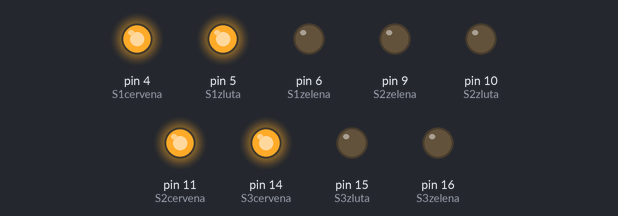
Recording of a sketch running on a simulated Arduino Uno, built with avr-gcc and run on an emulated ATmega328P. Parts: output pins drawn as LEDs (lit = HIGH).

Above: at 1.7 s.
At 3.7 s:
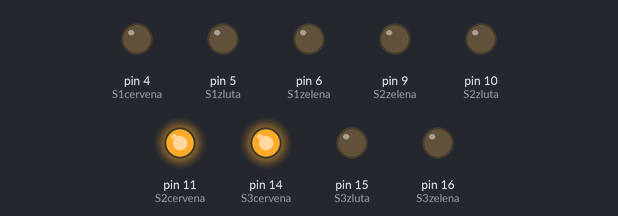
At 4.5 s:
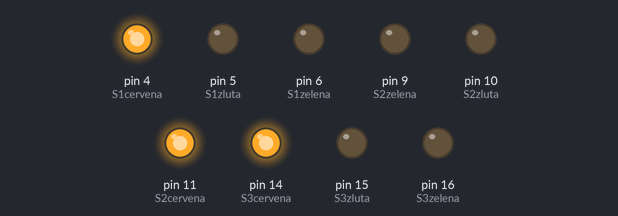
At 6.2 s:
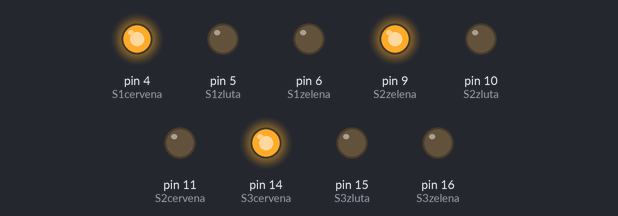
At 9.7 s:
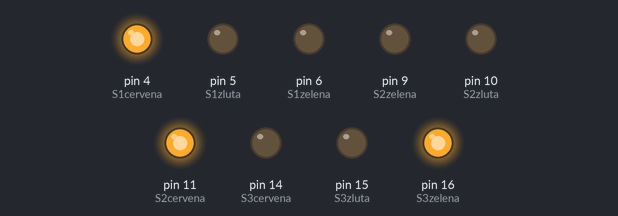
At 13.2 s:
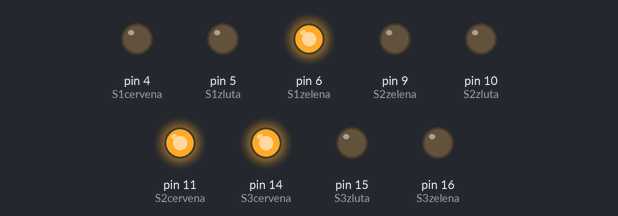
Timing chart, 0 to 15.2 s (numbered marks = the images above):
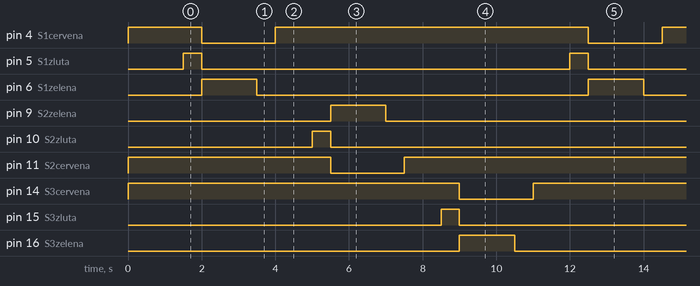

The sketch:

svacik_semafor.ino
```cpp
//Semafor 1
const int S1cervena = 4;
const int S1zluta = 5;
const int S1zelena = 6;
//Semafor 2
const int S2cervena = 11;
const int S2zluta = 10;
const int S2zelena = 9;
//Semafor 3
const int S3cervena = 14;
const int S3zluta = 15;
const int S3zelena = 16;

void setup() {
  pinMode(S1cervena, OUTPUT);
  pinMode(S1zluta, OUTPUT);
  pinMode(S1zelena, OUTPUT);

  pinMode(S2cervena, OUTPUT);
  pinMode(S2zluta, OUTPUT);
  pinMode(S2zelena, OUTPUT);

  pinMode(S3cervena, OUTPUT);
  pinMode(S3zluta, OUTPUT);
  pinMode(S3zelena, OUTPUT);

  //setup
  digitalWrite(S1cervena, HIGH);
  digitalWrite(S2cervena, HIGH);
  digitalWrite(S3cervena, HIGH);
  delay(1500);
}

void loop() {
  //Semafor 1
  digitalWrite(S1zluta, HIGH);
  delay(500);
  digitalWrite(S1cervena, LOW);
  digitalWrite(S1zluta, LOW);
  digitalWrite(S1zelena, HIGH);
  delay(1500);
  digitalWrite(S1zelena, LOW);
  digitalWrite(S1zluta, LOW);
  delay(500);
  digitalWrite(S1zluta, LOW);
  digitalWrite(S1cervena, HIGH);
  delay(1000);

   //Semafor 2
  digitalWrite(S2zluta, HIGH);
  delay(500);
  digitalWrite(S2cervena, LOW);
  digitalWrite(S2zluta, LOW);
  digitalWrite(S2zelena, HIGH);
  delay(1500);
  digitalWrite(S2zelena, LOW);
  digitalWrite(S2zluta, LOW);
  delay(500);
  digitalWrite(S2zluta, LOW);
  digitalWrite(S2cervena, HIGH);
  delay(1000);

  //Semafor 3
  digitalWrite(S3zluta, HIGH);
  delay(500);
  digitalWrite(S3cervena, LOW);
  digitalWrite(S3zluta, LOW);
  digitalWrite(S3zelena, HIGH);
  delay(1500);
  digitalWrite(S3zelena, LOW);
  digitalWrite(S3zluta, LOW);
  delay(500);
  digitalWrite(S3zluta, LOW);
  digitalWrite(S3cervena, HIGH);
  delay(1000);
}
```

Measured:
- by itself, pin 4 (S1cervena), pin 11 (S2cervena), pin 14 (S3cervena): alternates HIGH for 8.5 s and LOW for 2.0 s
- by itself, pin 5 (S1zluta), pin 10 (S2zluta), pin 15 (S3zluta): alternates HIGH for 0.50 s and LOW for 10.0 s
- by itself, pin 6 (S1zelena), pin 9 (S2zelena), pin 16 (S3zelena): alternates HIGH for 1.5 s and LOW for 9.0 s
